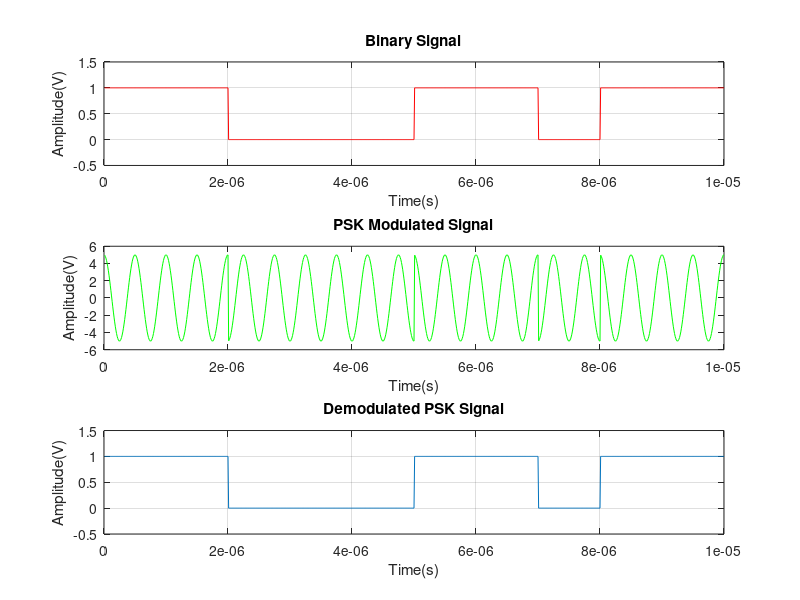

The MATLAB script that drew this image:
%% Define Parameters

data = randi([0, 1], 1, 10);    % Binary Information
B_p = 0.000001;    % bit period

%% Represent binary info as digital signal

binary_data=[]; 
for n=1:1:length(data)
    if data(n)==1;
       se=ones(1,100);
    else data(n)==0;
        se=zeros(1,100);
    end
     binary_data=[binary_data se];
end

%Create the time vector for the signal
t1=B_p/100:B_p/100:100*length(data)*(B_p/100);

%% PSK Modulation

A=5;    % Amplitude of carrier signal 
R_b=1/B_p;    % bit rate
F_c=R_b*2; % carrier frequency 
t2=B_p/99:B_p/99:B_p; % time vector
ss=length(t2);

modulated_data=[];
for (i=1:1:length(data))
    if (data(i)==1)
        y=A*cos(2*pi*F_c*t2);
    else
        y=A*cos(2*pi*F_c*t2+pi);   %A*cos(2*pi*f*t+pi) means -A*cos(2*pi*f*t)
    end
    modulated_data=[modulated_data y];
end

%Create the time vector for the signal
t3=B_p/99:B_p/99:B_p*length(data);

%% Perform demodulation

demodulated_data=[];
for n=ss:ss:length(modulated_data)
  t=B_p/99:B_p/99:B_p;
  y=cos(2*pi*F_c*t); 
  mm=y.*modulated_data((n-(ss-1)):n);
  t4=B_p/99:B_p/99:B_p;
  z=trapz(t4,mm);   % intregation 
  zz=round((2*z/B_p));                                     
  if(zz>0)  % logic level = (A+A)/2=0 
    a=1;    % A*cos(2*pi*f*t+pi) means -A*cos(2*pi*f*t)
  else
    a=0;
  end
  demodulated_data=[demodulated_data a];
end

%% Represent binary info as digital signal after demodulation

binary_data=[];
for n=1:length(demodulated_data);
    if demodulated_data(n)==1;
       se=ones(1,100);
    else demodulated_data(n)==0;
        se=zeros(1,100);
    end
     binary_data=[binary_data se];
end

%Create the time vector for signal
t4=B_p/100:B_p/100:100*length(demodulated_data)*(B_p/100);

%% Plots

figure();
%Original binary signal
subplot(3,1,1);
plot(t1,binary_data,'Color','r');
grid on;
axis([ 0 B_p*length(data) -.5 1.5]);
ylabel('Amplitude(V)');
xlabel('Time(s)');
title('Binary Signal');

%PSK modulated signal
subplot(3,1,2);
plot(t3,modulated_data,'Color','g');
xlabel('Time(s)');
ylabel('Amplitude(V)');
title('PSK Modulated Signal');

%Demodulated signal
subplot(3,1,3)
plot(t4,binary_data);
grid on;
axis([ 0 B_p*length(demodulated_data) -.5 1.5]);
ylabel('Amplitude(V)');
xlabel('Time(s)');
title('Demodulated PSK Signal');
